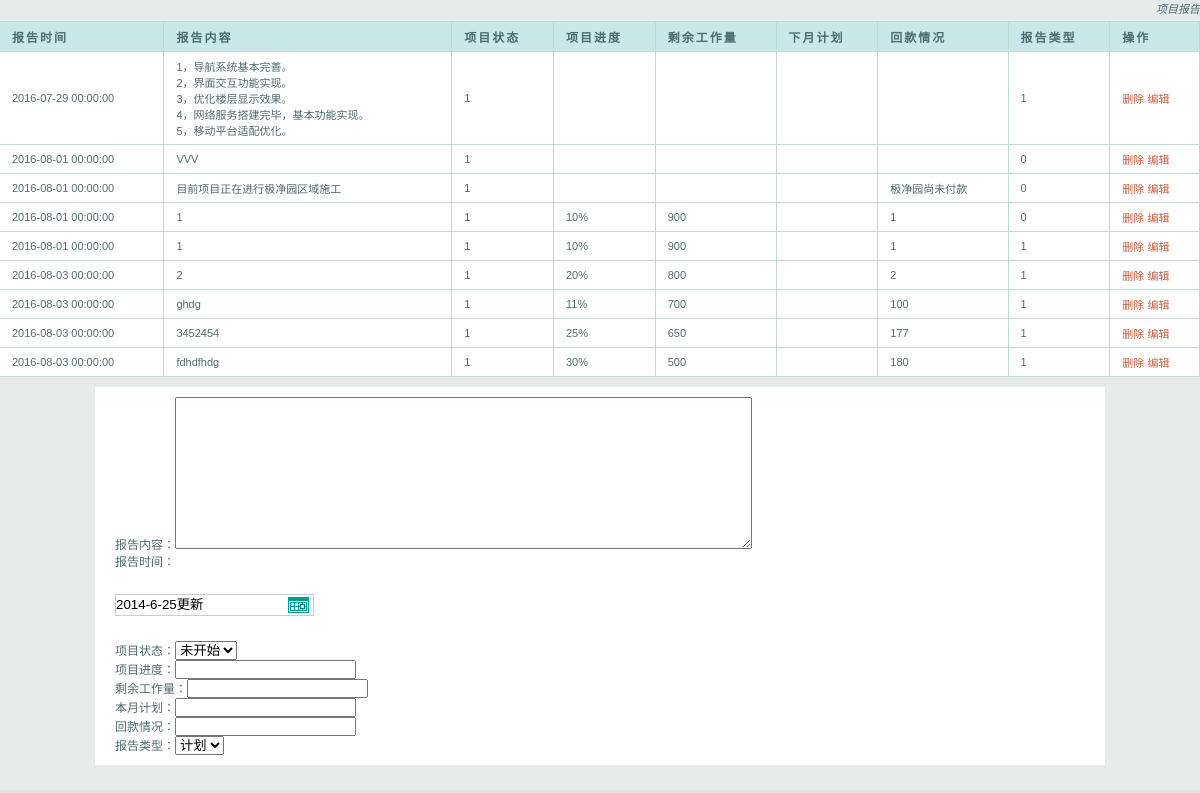
Screenshot of /oldScript/projectreport1.php with the database file from the repository.
### tables this page shows
CREATE TABLE IF NOT EXISTS `projectreport` (
  `id` int(11) NOT NULL AUTO_INCREMENT,
  `projectid` int(11) DEFAULT NULL,
  `reportcontent` varchar(500) DEFAULT NULL,
  `reportdate` datetime DEFAULT NULL,
  `status` varchar(20) DEFAULT NULL,
  `progress` varchar(20) DEFAULT NULL,
  `remainwork` varchar(500) NOT NULL,
  `monthplan` varchar(500) NOT NULL,
  `returnmoney` varchar(20) DEFAULT NULL,
  `flag` int(11) NOT NULL,
  PRIMARY KEY (`id`)
);

### oldScript/projectreport1.php (the view, shortened to what this page needs)
<html>
<head>
</head>
<body>
<table id="mytable" cellspacing="0">
<caption>项目报告</caption>
<th scope="col">报告时间</th>
<th scope="col">报告内容</th>
<th scope="col">项目状态</th>
<th scope="col">项目进度</th>
<th scope="col">剩余工作量</th>
<th scope="col">下月计划</th>
<th scope="col">回款情况</th>
<th scope="col">报告类型</th>
<th scope="col">操作</th>
<?php
$con = mysqli_connect('localhost', 'sa', '123456', 'calendardb');
mysqli_query($con,"set names 'utf8'");
$sql = "SELECT * FROM `projectreport`";
$result=mysqli_query($con,$sql);
while($row = mysqli_fetch_row($result)){
	$reportdate=$row[3];
	$reportcontent=$row[2];
	$projectstatus=$row[4];
	$projectprogress=$row[5];
	$remainwork=$row[6];
	$monthplan=$row[7];
	$returnmoney=$row[8];
	$reportclass=$row[9];
	$id=$row[0];
	$href2="projectreport.php?rid=".$id;
	$test="deletereport(".$id.")";
?>
<tr>
<td class="row"><?php echo $reportdate ?></td>
<td class="row"><?php echo $reportcontent ?></td>
<td class="row"><?php echo $projectstatus ?></td>
<td class="row"><?php echo $projectprogress ?></td>
<td class="row"><?php echo $remainwork ?></td>
<td class="row"><?php echo $monthplan ?></td>
<td class="row"><?php echo $returnmoney ?></td>
<td class="row"><?php echo $reportclass ?></td>
<td class="row"><a href="javascript:void(0)"  onclick="<?php echo $test ?>" >删除</a>           	<a href=<?php echo $href2 ?> >编辑</a></td>
</tr>
<?php
	}
?>
</table>
<div class="box">
报告内容：<textarea name="projectinfo" id="projectinfo" cols="70" rows="10"></textarea><br/>
报告时间：<div class="demo1"><input class="laydate-icon" id="demo" value="2014-6-25更新"> </div>
项目状态：<select id="projectstatus"  name="projectstatus">
        <option value="0" >未开始</option>
		</select><br/>
项目进度：<input type="text" id="projectsite" name="projectsite" /><br/>
剩余工作量：<input type="text" id="projectsite" name="projectsite" /><br/>
本月计划：<input type="text" id="projectsite" name="projectsite" /><br/>
回款情况：<input type="text" id="projectsite" name="projectsite" /><br/>
报告类型：<select id="projectstatus"  name="projectstatus">
        <option value="0" >计划</option>
		</select><br/>
</div>
</body>
</html>

### need/laydate.css (style rules this page uses)
.laydate-icon, .laydate-icon-default, .laydate-icon-danlan, .laydate-icon-dahong, .laydate-icon-molv { height:22px; line-height:22px; padding-right:20px; border:1px solid #C6C6C6; background-repeat:no-repeat; background-position:right center; background-color:#fff; outline:0; }

### oldScript/projectreport1.php (style rules this page uses)
body { font: normal 11px auto "Trebuchet MS", Verdana, Arial, Helvetica, sans-serif; color: #4f6b72; background: #E6EAE9; }
a { color: #c75f3e; }
#mytable { width: 100%; padding: 0; margin: 0; }
caption { padding: 0 0 5px 0; width: 100%; font: italic 11px "Trebuchet MS", Verdana, Arial, Helvetica, sans-serif; text-align: right; }
th { font: bold 11px "Trebuchet MS", Verdana, Arial, Helvetica, sans-serif; color: #4f6b72; border-right: 1px solid #C1DAD7; border-bottom: 1px solid #C1DAD7; border-top: 1px solid #C1DAD7; letter-spacing: 2px; text-transform: uppercase; text-align: left; padding: 6px 6px 6px 12px; background: #CAE8EA no-repeat; }
td { border-right: 1px solid #C1DAD7; border-bottom: 1px solid #C1DAD7; background: #fff; font-size:11px; padding: 6px 6px 6px 12px; color: #4f6b72; }
html>body td { font-size:11px; }
body,td,th { font-family: 宋体, Arial; font-size: 12px; }
* { margin:0;padding:0;list-style:none; }
html { background-color:#E3E3E3; font-size:14px; color:#000; font-family:'微软雅黑' }
a,a:hover { text-decoration:none; }
.box { width:970px; padding:10px 20px; background-color:#fff; margin:10px auto; }
.demo1,.demo2,.demo3,.demo4,.demo5,.demo6 { margin:25px 0; }

### rows the page displays
projectreport: reportdate "2016-07-29 00:00:00", reportcontent "1，导航系统基本完善。 2，界面交互功能实现。 3，优化楼层显示效果。 4，网络服务搭建完毕，基本功能实现。 5，移动平台适配优化。", status "1", flag "1"
projectreport: reportdate "2016-08-01 00:00:00", reportcontent "VVV", status "1", flag "0"
projectreport: reportdate "2016-08-01 00:00:00", reportcontent "目前项目正在进行极净园区域施工", status "1", returnmoney "极净园尚未付款", flag "0"
projectreport: reportdate "2016-08-01 00:00:00", reportcontent "1", status "1", progress "10%", remainwork "900", returnmoney "1", flag "0"
projectreport: reportdate "2016-08-01 00:00:00", reportcontent "1", status "1", progress "10%", remainwork "900", returnmoney "1", flag "1"
projectreport: reportdate "2016-08-03 00:00:00", reportcontent "2", status "1", progress "20%", remainwork "800", returnmoney "2", flag "1"
projectreport: reportdate "2016-08-03 00:00:00", reportcontent "ghdg", status "1", progress "11%", remainwork "700", returnmoney "100", flag "1"
projectreport: reportdate "2016-08-03 00:00:00", reportcontent "3452454", status "1", progress "25%", remainwork "650", returnmoney "177", flag "1"
projectreport: reportdate "2016-08-03 00:00:00", reportcontent "fdhdfhdg", status "1", progress "30%", remainwork "500", returnmoney "180", flag "1"
